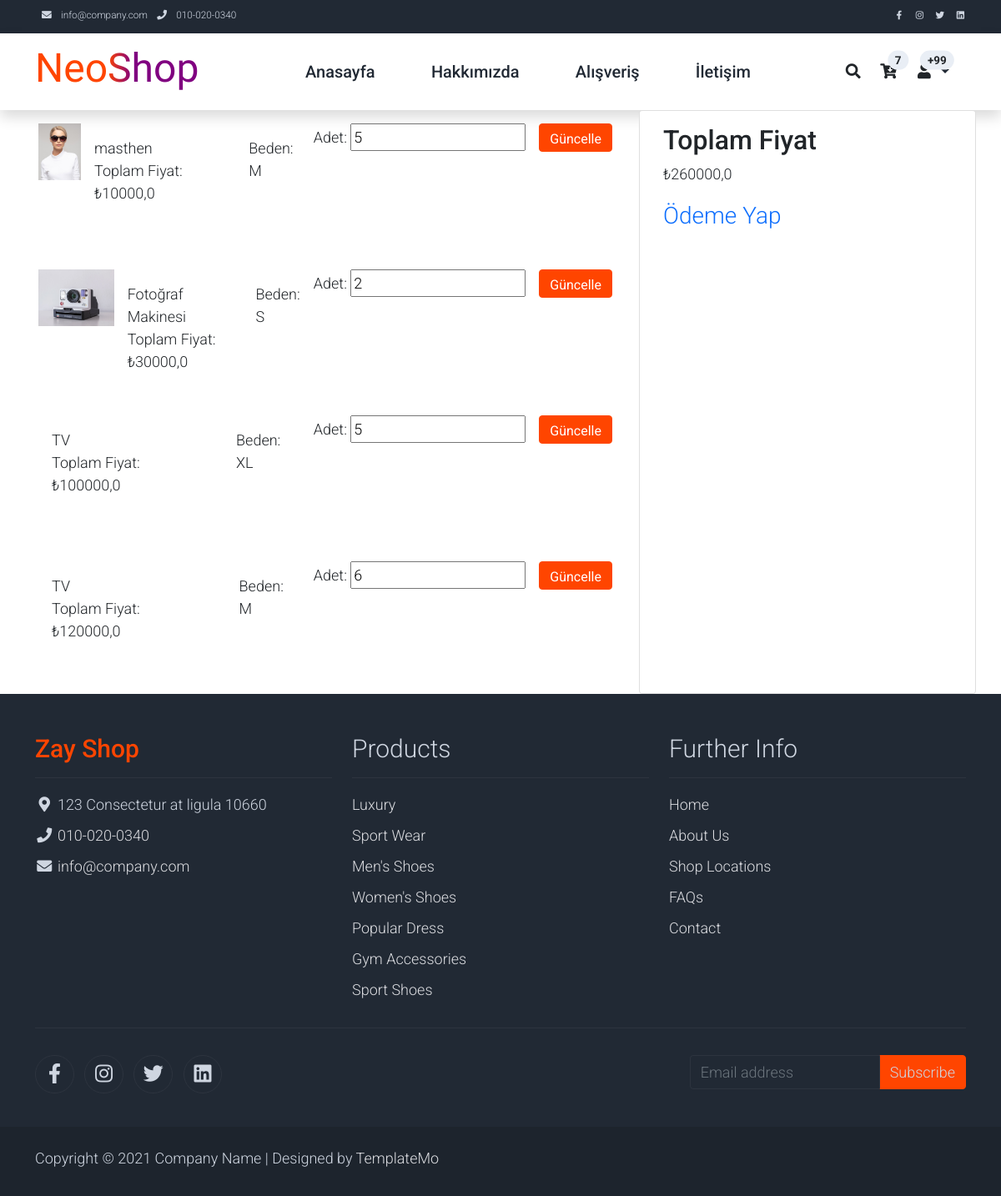
/sepet/ (signed in), run on an earlier commit of the app's database.
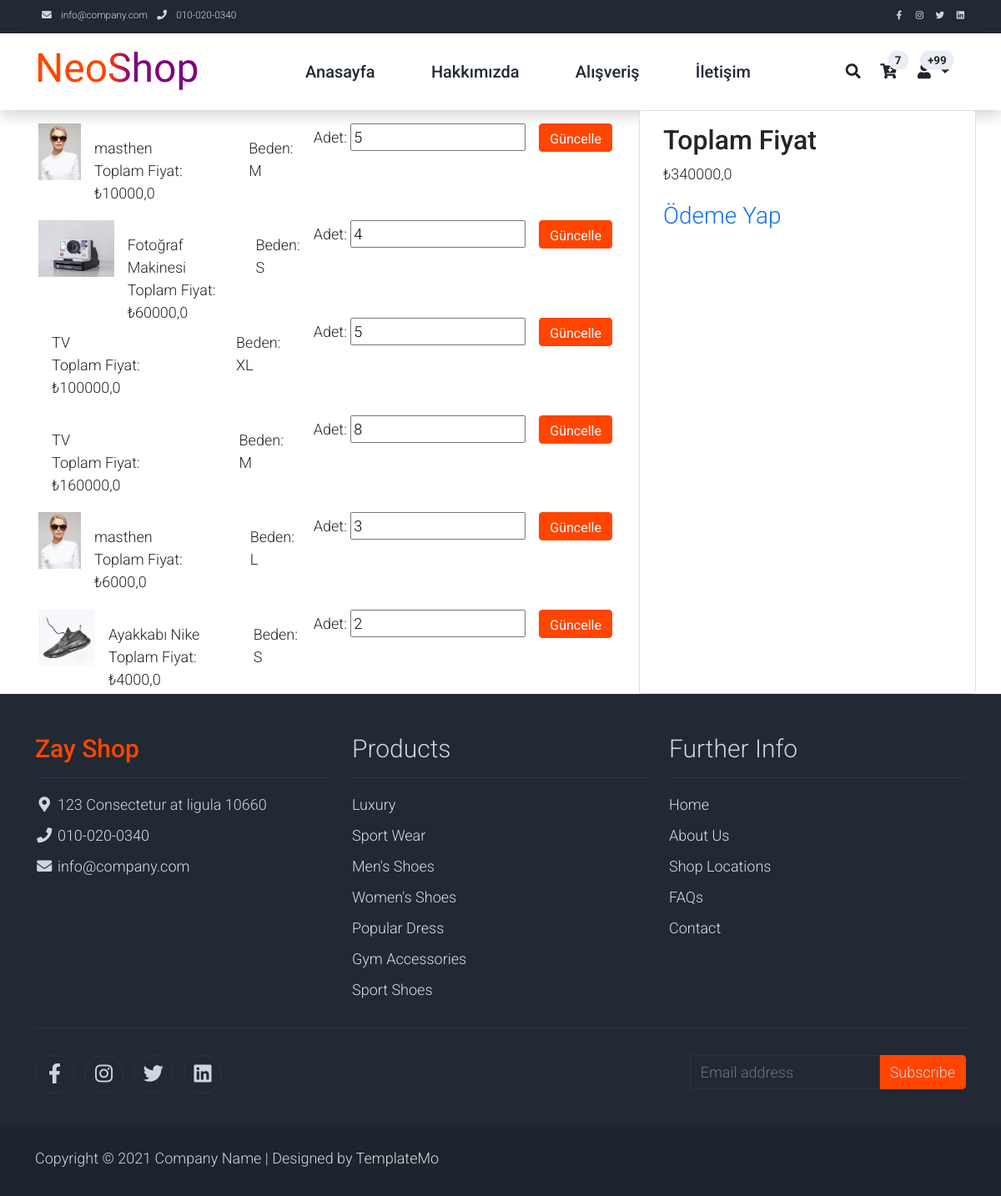
And on a later commit of the database.
### appMy/models.py (models this page shows, shortened)
class ShopBuy(models.Model):
    product = models.ForeignKey(Product, verbose_name=("Ürün"), on_delete=models.CASCADE)
    user = models.ForeignKey(User, verbose_name=("Kullanıcı"), on_delete=models.CASCADE)
    adet = models.IntegerField(("Adet"))
    allprice = models.FloatField(("Toplam Fiyat"))
    size = models.CharField(("Beden"), max_length=50, null=True)

class Product(models.Model):
    small = 'S'
    medium = 'M'
    large = 'L'
    xlarge = 'XL'
    xxlarge = 'XXL'
    Size = [
        (small, 'S'),
        (medium, 'M'),
        (large, 'L'),
        (xlarge, 'XL'),
        (xxlarge, 'XXL'),
    ]
    user = models.ForeignKey(User, verbose_name=("Kullanıcı"), on_delete=models.CASCADE)
    category = models.ForeignKey(Category, verbose_name=("Kategori"), on_delete=models.CASCADE, null=True)
    brand = models.ForeignKey(Brand, verbose_name=("Marka"), on_delete=models.CASCADE, null=True)
    title = models.CharField(("Başlık"), max_length=50)
    text = models.TextField(("Ürün Açıklaması"), max_length=500)
    image = models.FileField(("Ürün Resmi"), upload_to='', max_length=100)
    price = models.FloatField(("Fiyat"))
    stok = models.IntegerField(("Ürün Stok Sayısı"),null=True, default=1)
    size = models.CharField(max_length=4,choices=Size,default=medium,null=True)
    popular = models.IntegerField(("Popülerlik"))
    stars = models.FloatField(("Yıldız Ortalaması"))
    commentnum = models.IntegerField(("Yorum Sayısı"))

### appMy/views.py (the view, shortened to what this page needs)
# urls.py: path('sepet/', shopBuy, name='shopBuy'),
def shopBuy(request):
    page_title = 'Sepet'
    shoping = ShopBuy.objects.filter(user=request.user)
    toplam = 0
    for i in shoping:
        toplam += i.allprice
    context = {
        'shoping': shoping,
        'toplam': toplam,
        'page_title': page_title,
    }
    return render(request, 'shop-buy.html', context)

### appMy/templates/shop-buy.html (shortened to what this page needs)
{% extends 'base.html' %}
{% load static %}
{% block body %}
<div class="container">
    <div class="row">
        <div class="row col-8">
            {% for buy in shoping %}
            <div class="col-12 d-flex p-3 justify-content-between" style="height: 100px;">
                <div class="d-flex">
                    <img class="h-100" src="{{ buy.product.image.url }}" alt="">
                    <div class="p-3">
                        <div>{{ buy.product.title }}</div>
                        <div>Toplam Fiyat: ₺{{ buy.allprice }}</div>
                    </div>
                    <div class="p-3">Beden: {{ buy.size }}</div>
                </div>
                <form method="POST" class="col-auto d-flex">
                    <ul class="list-inline pb-3">
                        <li class="list-inline-item text-right">
                            Adet:
                            <input type="number" name="adet{{ buy.id }}" id="product-quanity" value="{{ buy.adet }}" min="1">
                        </li>
                    </ul>
                    <button class="btn btn-success h-50 mx-3" type="submit">Güncelle</button>
                </form>
            </div>
            {% endfor %}
        </div>
        <div class="row col">
            <div class="card">
                <div class="card-body">
                    <h2 class="card-title">Toplam Fiyat</h2>
                    <p class="card-text">₺{{ toplam }}</p>
                    <a href="#" class="card-link fs-3">Ödeme Yap</a>
                </div>
            </div>
        </div>
    </div>
</div>
{% endblock body %}

### appMy/templates/base.html (shortened to what this page needs)
{% load static %}
<!DOCTYPE html>
<html lang="en">
<head>
    <link rel="stylesheet" href="{% static 'css/bootstrap.min.css' %}">
    <link rel="stylesheet" href="{% static 'css/templatemo.css' %}">
    <link rel="stylesheet" href="{% static 'css/custom.css' %}">
    <link rel="stylesheet" href="{% static 'css/fontawesome.min.css' %}">
</head>
<body>
    {% include 'part/_header.html' %}
    {% block body %}
    {% endblock body %}
    {% include 'part/_footer.html' %}
</body>
</html>

### appMy/templates/part/_header.html (shortened to what this page needs)
<header>
    <nav class="navbar navbar-expand-lg bg-dark navbar-light d-none d-lg-block" id="templatemo_nav_top">
        <div class="container text-light">
            <div class="w-100 d-flex justify-content-between">
                <div>
                    <i class="fa fa-envelope mx-2"></i>
                    <a class="navbar-sm-brand text-light text-decoration-none"
                        href="mailto:info@company.com">info@company.com</a>
                    <i class="fa fa-phone mx-2"></i>
                    <a class="navbar-sm-brand text-light text-decoration-none" href="tel:010-020-0340">010-020-0340</a>
                </div>
                <div>
                    <a class="text-light" href="https://fb.com/templatemo" target="_blank" rel="sponsored"><i
                            class="fab fa-facebook-f fa-sm fa-fw me-2"></i></a>
                    <a class="text-light" href="https://www.instagram.com/" target="_blank"><i
                            class="fab fa-instagram fa-sm fa-fw me-2"></i></a>
                    <a class="text-light" href="https://twitter.com/" target="_blank"><i
                            class="fab fa-twitter fa-sm fa-fw me-2"></i></a>
                    <a class="text-light" href="https://www.linkedin.com/" target="_blank"><i
                            class="fab fa-linkedin fa-sm fa-fw"></i></a>
                </div>
            </div>
        </div>
    </nav>
    <nav class="navbar navbar-expand-lg navbar-light shadow mainheader">
        <div class="container d-flex justify-content-between align-items-center">
            <a class="navbar-brand text-success logo h1 align-self-center icon-text" href="{% url 'index' %}" style="font-family: 'Mochiy Pop P One', sans-serif;">
                <span>Neo</span><span>S</span><span>hop</span>
            </a>
            <div class="align-self-center collapse navbar-collapse flex-fill  d-lg-flex justify-content-lg-between"
                id="templatemo_main_nav">
                <div class="flex-fill">
                    <ul class="nav navbar-nav d-flex justify-content-between mx-lg-auto">
                        <li class="nav-item">
                            <a class="nav-link" href="{% url 'index' %}">Anasayfa</a>
                        </li>
                        <li class="nav-item">
                            <a class="nav-link" href="{% url 'About' %}">Hakkımızda</a>
                        </li>
                        <li class="nav-item">
                            <a class="nav-link" href="{% url 'Shop' %}">Alışveriş</a>
                        </li>
                        <li class="nav-item">
                            <a class="nav-link" href="{% url 'Contact' %}">İletişim</a>
                        </li>
                    </ul>
                </div>
                <div class="navbar align-self-center d-flex">
                    <a class="nav-icon d-none d-lg-inline" href="#" data-bs-toggle="modal"
                        data-bs-target="#templatemo_search">
                        <i class="fa fa-fw fa-search text-dark mr-2"></i>
                    </a>
                    {% if request.user.is_authenticated %}
                        <a class="nav-icon position-relative text-decoration-none" href="{% url 'shopBuy' %}">
                            <i class="fa fa-fw fa-cart-arrow-down text-dark mr-1"></i>
                            <span class="position-absolute top-0 left-100 translate-middle badge rounded-pill bg-light text-dark">7</span>
                        </a>
                        <a class="nav-icon position-relative text-decoration-none dropdown-toggle" href="#" role="button" data-bs-toggle="dropdown" aria-expanded="false">
                            <i class="fa fa-fw fa-user text-dark mr-3"></i>
                            <span class="position-absolute top-0 left-100 translate-middle badge rounded-pill bg-light text-dark">+99</span>
                        </a>
                    {% else %}
                        <a href="{% url 'loginUser' %}" class="btn btn-success mx-2 btn-purple">Giriş Yap</a>
                        <a href="{% url 'registerUser' %}" class="btn btn-success btn-purple">Kaydol</a>
                    {% endif %}
                </div>
            </div>
        </div>
    </nav>
</header>

### appMy/templates/part/_footer.html (shortened to what this page needs)
<footer class="bg-dark" id="tempaltemo_footer">
    <div class="container">
        <div class="row">
            <div class="col-md-4 pt-5">
                <h2 class="h2 text-success border-bottom pb-3 border-light logo">Zay Shop</h2>
                <ul class="list-unstyled text-light footer-link-list">
                    <li>
                        <i class="fas fa-map-marker-alt fa-fw"></i>
                        123 Consectetur at ligula 10660
                    </li>
                    <li>
                        <i class="fa fa-phone fa-fw"></i>
                        <a class="text-decoration-none" href="tel:010-020-0340">010-020-0340</a>
                    </li>
                    <li>
                        <i class="fa fa-envelope fa-fw"></i>
                        <a class="text-decoration-none" href="mailto:info@company.com">info@company.com</a>
                    </li>
                </ul>
            </div>
            <div class="col-md-4 pt-5">
                <h2 class="h2 text-light border-bottom pb-3 border-light">Products</h2>
                <ul class="list-unstyled text-light footer-link-list">
                    <li><a class="text-decoration-none" href="#">Luxury</a></li>
                    <li><a class="text-decoration-none" href="#">Sport Wear</a></li>
                    <li><a class="text-decoration-none" href="#">Men's Shoes</a></li>
                    <li><a class="text-decoration-none" href="#">Women's Shoes</a></li>
                    <li><a class="text-decoration-none" href="#">Popular Dress</a></li>
                    <li><a class="text-decoration-none" href="#">Gym Accessories</a></li>
                    <li><a class="text-decoration-none" href="#">Sport Shoes</a></li>
                </ul>
            </div>
            <div class="col-md-4 pt-5">
                <h2 class="h2 text-light border-bottom pb-3 border-light">Further Info</h2>
                <ul class="list-unstyled text-light footer-link-list">
                    <li><a class="text-decoration-none" href="#">Home</a></li>
                    <li><a class="text-decoration-none" href="#">About Us</a></li>
                    <li><a class="text-decoration-none" href="#">Shop Locations</a></li>
                    <li><a class="text-decoration-none" href="#">FAQs</a></li>
                    <li><a class="text-decoration-none" href="#">Contact</a></li>
                </ul>
            </div>
        </div>
        <div class="row text-light mb-4">
            <div class="col-12 mb-3">
                <div class="w-100 my-3 border-top border-light"></div>
            </div>
            <div class="col-auto me-auto">
                <ul class="list-inline text-left footer-icons">
                    <li class="list-inline-item border border-light rounded-circle text-center">
                        <a class="text-light text-decoration-none" target="_blank" href="http://facebook.com/"><i
                                class="fab fa-facebook-f fa-lg fa-fw"></i></a>
                    </li>
                    <li class="list-inline-item border border-light rounded-circle text-center">
                        <a class="text-light text-decoration-none" target="_blank" href="https://www.instagram.com/"><i
                                class="fab fa-instagram fa-lg fa-fw"></i></a>
                    </li>
                    <li class="list-inline-item border border-light rounded-circle text-center">
                        <a class="text-light text-decoration-none" target="_blank" href="https://twitter.com/"><i
                                class="fab fa-twitter fa-lg fa-fw"></i></a>
                    </li>
                    <li class="list-inline-item border border-light rounded-circle text-center">
                        <a class="text-light text-decoration-none" target="_blank" href="https://www.linkedin.com/"><i
                                class="fab fa-linkedin fa-lg fa-fw"></i></a>
                    </li>
                </ul>
            </div>
            <div class="col-auto">
                <div class="input-group mb-2">
                    <input type="text" class="form-control bg-dark border-light" id="subscribeEmail"
                        placeholder="Email address">
                    <div class="input-group-text btn-success text-light">Subscribe</div>
                </div>
            </div>
        </div>
    </div>
    <div class="w-100 bg-black py-3">
        <div class="container">
            <div class="row pt-2">
                <div class="col-12">
                    <p class="text-left text-light">
                        Copyright &copy; 2021 Company Name
                        | Designed by <a rel="sponsored" href="https://templatemo.com" target="_blank">TemplateMo</a>
                    </p>
                </div>
            </div>
        </div>
    </div>
</footer>

### appMy/static/css/templatemo.css (style rules this page uses)
body, ul, li, p, a, label, input, div { font-family: 'Roboto', sans-serif; font-size: 18px !important; font-weight: 300 !important; }
.h1 { font-family: 'Roboto', sans-serif; font-size: 48px !important; font-weight: 200 !important; }
.h2 { font-family: 'Roboto', sans-serif; font-size: 30px !important; font-weight: 300; }
.logo { font-weight: 500 !important; }
.text-success { color: orangered !important; }
.text-light { color: #cfd6e1 !important; }
.bg-dark { background-color: #212934 !important; }
.bg-light { background-color: #e9eef5 !important; }
.bg-black { background-color: #1d242d !important; }
.btn-success { background-color: orangered !important; border-color: orangered !important; }
#templatemo_nav_top { min-height: 40px; }
#templatemo_nav_top * { font-size: .9em !important; }
#templatemo_main_nav a { color: #212934; }
#templatemo_main_nav .navbar .nav-icon { margin-right: 20px; }
.form-control { border: 1px solid #e8e8e8; }
#tempaltemo_footer a { color: #dcdde1; }
#tempaltemo_footer ul.footer-link-list li { padding-top: 10px; }
#tempaltemo_footer ul.footer-icons li { width: 2.6em; height: 2.6em; line-height: 2.6em; }
#tempaltemo_footer .border-light { border-color: #2d343f !important; }
@media (min-width: 768px) { #templatemo_main_nav .navbar-nav { max-width: 450px; } }
@media (min-width: 992px) { #templatemo_main_nav .navbar-nav { max-width: 550px; } }

### appMy/static/css/custom.css (style rules this page uses)
a { text-decoration: none !important; }
.mainheader .icon-text span:nth-child(1) { color: orangered; }
.mainheader .icon-text span:nth-child(2) { background: linear-gradient(90deg, orangered, purple); color: transparent; background-clip: text; -webkit-background-clip: text; -moz-background-clip: text; }
.mainheader .icon-text span:nth-child(3) { color: purple; }
.mainheader .nav-link { font-size: 20px !important; font-weight: 500 !important; }
.card { height: 700px; display: flex; flex-direction: column; justify-content: space-between; }

What changed in the data, as far as the page shows it:
changed ShopBuy "Fotoğraf Makinesi": allprice "30000,0" → "60000,0"; adet "2" → "4"
changed ShopBuy (number 4 of 6 on the later page): allprice "120000,0" → "160000,0"; id "6" → "8"
added ShopBuy: product.image (picture), product "masthen", allprice "6000,0", size "L", adet "3"
added ShopBuy: product.image (picture), product "Ayakkabı Nike", allprice "4000,0", size "S", adet "2"
Also different on the page:
{{ toplam }}: "260000,0" → "340000,0"
